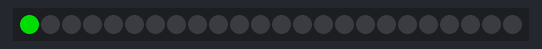
This sketch was run on a simulated ESP8266 (NodeMCU). Parts: 24 RGB LEDs in strip order, left to right. Dim RGB values are drawn brighter than linear.

Above: at 0.1 s.
At 1.1 s:
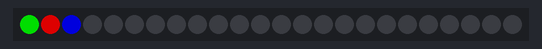
At 2.6 s:
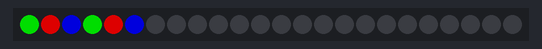
At 5.6 s:
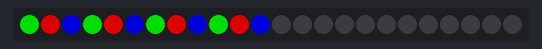
At 8.6 s:
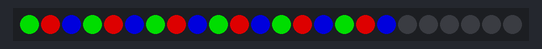
At 11.6 s:
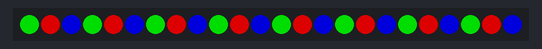

Measured:
- by itself, everything shown: repeats every 12.0 s, in 25 steps
- what the display in image 5 shows lasts 0.5 s, from 11.5 s to 12.0 s

The sketch:

ledpattern.ino
```cpp
#include <Adafruit_NeoPixel.h>
#define PIN D5
#define NUMPIXELS 24

Adafruit_NeoPixel pixels = Adafruit_NeoPixel(NUMPIXELS, PIN, NEO_GRB+NEO_KHZ800);
int delayval = 500;

void setup() {
  // put your setup code here, to run once:
  pixels.begin();
}

void loop() {
  for(int i=0;i<NUMPIXELS;i+=3){
    pixels.setPixelColor(i,pixels.Color(0,150,0));
    pixels.show();
    delay(delayval);
    pixels.setPixelColor(i+1,pixels.Color(150,0,0));
    pixels.show();
    delay(delayval);
    pixels.setPixelColor(i+2,pixels.Color(0,0,150));
    pixels.show();
    delay(delayval);
  }
  for(int i=0;i<NUMPIXELS;i++){
    pixels.setPixelColor(i,pixels.Color(0,0,0));
  }
  pixels.show();
  // put your main code here, to run repeatedly:

}
```
